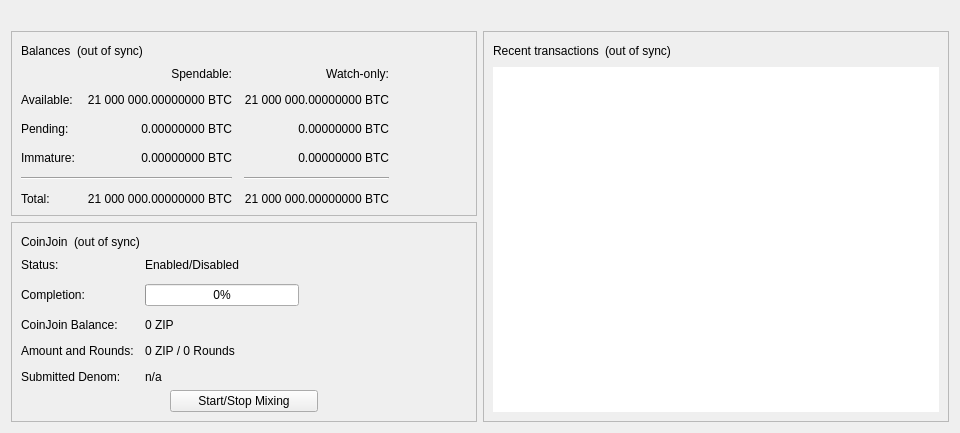
<?xml version="1.0" encoding="UTF-8"?>
<ui version="4.0">
 <class>OverviewPage</class>
 <widget class="QWidget" name="OverviewPage">
  <property name="geometry">
   <rect>
    <x>0</x>
    <y>0</y>
    <width>798</width>
    <height>318</height>
   </rect>
  </property>
  <property name="minimumSize">
   <size>
    <width>960</width>
    <height>0</height>
   </size>
  </property>
  <property name="windowTitle">
   <string>Form</string>
  </property>
  <layout class="QVBoxLayout" name="topLayout">
   <item>
    <widget class="QLabel" name="labelAlerts">
     <property name="visible">
      <bool>false</bool>
     </property>
     <property name="wordWrap">
      <bool>true</bool>
     </property>
     <property name="margin">
      <number>3</number>
     </property>
     <property name="textInteractionFlags">
      <set>Qt::TextSelectableByMouse</set>
     </property>
    </widget>
   </item>
   <item>
    <layout class="QHBoxLayout" name="horizontalLayout" stretch="0,0">
     <item>
      <layout class="QVBoxLayout" name="verticalLayout_2">
       <item>
        <widget class="QFrame" name="frame">
         <property name="frameShape">
          <enum>QFrame::StyledPanel</enum>
         </property>
         <property name="frameShadow">
          <enum>QFrame::Raised</enum>
         </property>
         <layout class="QVBoxLayout" name="verticalLayout_4">
          <item>
           <layout class="QHBoxLayout" name="horizontalLayout_4">
            <item>
             <widget class="QLabel" name="label_5">
              <property name="text">
               <string>Balances</string>
              </property>
             </widget>
            </item>
            <item>
             <widget class="QLabel" name="labelWalletStatus">
              <property name="toolTip">
               <string>The displayed information may be out of date. Your wallet automatically synchronizes with the Zip network after a connection is established, but this process has not completed yet.</string>
              </property>
              <property name="text">
               <string notr="true">(out of sync)</string>
              </property>
              <property name="alignment">
               <set>Qt::AlignLeading|Qt::AlignLeft|Qt::AlignVCenter</set>
              </property>
             </widget>
            </item>
            <item>
             <spacer name="horizontalSpacer_3">
              <property name="orientation">
               <enum>Qt::Horizontal</enum>
              </property>
              <property name="sizeHint" stdset="0">
               <size>
                <width>40</width>
                <height>20</height>
               </size>
              </property>
             </spacer>
            </item>
           </layout>
          </item>
          <item>
           <layout class="QGridLayout" name="gridLayout">
            <property name="spacing">
             <number>12</number>
            </property>
            <item row="2" column="2">
             <widget class="QLabel" name="labelWatchPending">
              <property name="cursor">
               <cursorShape>IBeamCursor</cursorShape>
              </property>
              <property name="toolTip">
               <string>Unconfirmed transactions to watch-only addresses</string>
              </property>
              <property name="text">
               <string notr="true">0.00000000 BTC</string>
              </property>
              <property name="alignment">
               <set>Qt::AlignRight|Qt::AlignTrailing|Qt::AlignVCenter</set>
              </property>
              <property name="textInteractionFlags">
               <set>Qt::LinksAccessibleByMouse|Qt::TextSelectableByKeyboard|Qt::TextSelectableByMouse</set>
              </property>
             </widget>
            </item>
            <item row="2" column="1">
             <widget class="QLabel" name="labelUnconfirmed">
              <property name="cursor">
               <cursorShape>IBeamCursor</cursorShape>
              </property>
              <property name="toolTip">
               <string>Total of transactions that have yet to be confirmed, and do not yet count toward the spendable balance</string>
              </property>
              <property name="text">
               <string notr="true">0.00000000 BTC</string>
              </property>
              <property name="alignment">
               <set>Qt::AlignRight|Qt::AlignTrailing|Qt::AlignVCenter</set>
              </property>
              <property name="textInteractionFlags">
               <set>Qt::LinksAccessibleByMouse|Qt::TextSelectableByKeyboard|Qt::TextSelectableByMouse</set>
              </property>
             </widget>
            </item>
            <item row="3" column="2">
             <widget class="QLabel" name="labelWatchImmature">
              <property name="cursor">
               <cursorShape>IBeamCursor</cursorShape>
              </property>
              <property name="toolTip">
               <string>Mined balance in watch-only addresses that has not yet matured</string>
              </property>
              <property name="text">
               <string notr="true">0.00000000 BTC</string>
              </property>
              <property name="alignment">
               <set>Qt::AlignRight|Qt::AlignTrailing|Qt::AlignVCenter</set>
              </property>
              <property name="textInteractionFlags">
               <set>Qt::LinksAccessibleByMouse|Qt::TextSelectableByKeyboard|Qt::TextSelectableByMouse</set>
              </property>
             </widget>
            </item>
            <item row="4" column="0" colspan="2">
             <widget class="Line" name="lineSpendableBalance">
              <property name="orientation">
               <enum>Qt::Horizontal</enum>
              </property>
             </widget>
            </item>
            <item row="4" column="2">
             <widget class="Line" name="lineWatchBalance">
              <property name="sizePolicy">
               <sizepolicy hsizetype="Preferred" vsizetype="Fixed">
                <horstretch>0</horstretch>
                <verstretch>0</verstretch>
               </sizepolicy>
              </property>
              <property name="minimumSize">
               <size>
                <width>140</width>
                <height>0</height>
               </size>
              </property>
              <property name="orientation">
               <enum>Qt::Horizontal</enum>
              </property>
             </widget>
            </item>
            <item row="5" column="0">
             <widget class="QLabel" name="labelTotalText">
              <property name="text">
               <string>Total:</string>
              </property>
             </widget>
            </item>
            <item row="3" column="1">
             <widget class="QLabel" name="labelImmature">
              <property name="cursor">
               <cursorShape>IBeamCursor</cursorShape>
              </property>
              <property name="toolTip">
               <string>Mined balance that has not yet matured</string>
              </property>
              <property name="text">
               <string notr="true">0.00000000 BTC</string>
              </property>
              <property name="alignment">
               <set>Qt::AlignRight|Qt::AlignTrailing|Qt::AlignVCenter</set>
              </property>
              <property name="textInteractionFlags">
               <set>Qt::LinksAccessibleByMouse|Qt::TextSelectableByKeyboard|Qt::TextSelectableByMouse</set>
              </property>
             </widget>
            </item>
            <item row="2" column="3">
             <spacer name="horizontalSpacer_2">
              <property name="orientation">
               <enum>Qt::Horizontal</enum>
              </property>
              <property name="sizeHint" stdset="0">
               <size>
                <width>40</width>
                <height>20</height>
               </size>
              </property>
             </spacer>
            </item>
            <item row="3" column="0">
             <widget class="QLabel" name="labelImmatureText">
              <property name="text">
               <string>Immature:</string>
              </property>
             </widget>
            </item>
            <item row="5" column="1">
             <widget class="QLabel" name="labelTotal">
              <property name="cursor">
               <cursorShape>IBeamCursor</cursorShape>
              </property>
              <property name="toolTip">
               <string>Your current total balance</string>
              </property>
              <property name="text">
               <string notr="true">21 000 000.00000000 BTC</string>
              </property>
              <property name="alignment">
               <set>Qt::AlignRight|Qt::AlignTrailing|Qt::AlignVCenter</set>
              </property>
              <property name="textInteractionFlags">
               <set>Qt::LinksAccessibleByMouse|Qt::TextSelectableByKeyboard|Qt::TextSelectableByMouse</set>
              </property>
             </widget>
            </item>
            <item row="5" column="2">
             <widget class="QLabel" name="labelWatchTotal">
              <property name="cursor">
               <cursorShape>IBeamCursor</cursorShape>
              </property>
              <property name="toolTip">
               <string>Current total balance in watch-only addresses</string>
              </property>
              <property name="text">
               <string notr="true">21 000 000.00000000 BTC</string>
              </property>
              <property name="alignment">
               <set>Qt::AlignRight|Qt::AlignTrailing|Qt::AlignVCenter</set>
              </property>
              <property name="textInteractionFlags">
               <set>Qt::LinksAccessibleByMouse|Qt::TextSelectableByKeyboard|Qt::TextSelectableByMouse</set>
              </property>
             </widget>
            </item>
            <item row="0" column="2">
             <widget class="QLabel" name="labelWatchonly">
              <property name="text">
               <string>Watch-only:</string>
              </property>
              <property name="alignment">
               <set>Qt::AlignRight|Qt::AlignTrailing|Qt::AlignVCenter</set>
              </property>
             </widget>
            </item>
            <item row="1" column="0">
             <widget class="QLabel" name="labelBalanceText">
              <property name="text">
               <string>Available:</string>
              </property>
             </widget>
            </item>
            <item row="1" column="1">
             <widget class="QLabel" name="labelBalance">
              <property name="cursor">
               <cursorShape>IBeamCursor</cursorShape>
              </property>
              <property name="toolTip">
               <string>Your current spendable balance</string>
              </property>
              <property name="text">
               <string notr="true">21 000 000.00000000 BTC</string>
              </property>
              <property name="alignment">
               <set>Qt::AlignRight|Qt::AlignTrailing|Qt::AlignVCenter</set>
              </property>
              <property name="textInteractionFlags">
               <set>Qt::LinksAccessibleByMouse|Qt::TextSelectableByKeyboard|Qt::TextSelectableByMouse</set>
              </property>
             </widget>
            </item>
            <item row="1" column="2">
             <widget class="QLabel" name="labelWatchAvailable">
              <property name="cursor">
               <cursorShape>IBeamCursor</cursorShape>
              </property>
              <property name="toolTip">
               <string>Your current balance in watch-only addresses</string>
              </property>
              <property name="text">
               <string notr="true">21 000 000.00000000 BTC</string>
              </property>
              <property name="alignment">
               <set>Qt::AlignRight|Qt::AlignTrailing|Qt::AlignVCenter</set>
              </property>
              <property name="textInteractionFlags">
               <set>Qt::LinksAccessibleByMouse|Qt::TextSelectableByKeyboard|Qt::TextSelectableByMouse</set>
              </property>
             </widget>
            </item>
            <item row="2" column="0">
             <widget class="QLabel" name="labelPendingText">
              <property name="text">
               <string>Pending:</string>
              </property>
             </widget>
            </item>
            <item row="0" column="1">
             <widget class="QLabel" name="labelSpendable">
              <property name="text">
               <string>Spendable:</string>
              </property>
              <property name="alignment">
               <set>Qt::AlignRight|Qt::AlignTrailing|Qt::AlignVCenter</set>
              </property>
             </widget>
            </item>
           </layout>
          </item>
         </layout>
        </widget>
       </item>
       <item>
        <widget class="QFrame" name="frameCoinJoin">
         <property name="layoutDirection">
          <enum>Qt::LeftToRight</enum>
         </property>
         <property name="frameShape">
          <enum>QFrame::StyledPanel</enum>
         </property>
         <property name="frameShadow">
          <enum>QFrame::Raised</enum>
         </property>
         <layout class="QVBoxLayout" name="VerticalLayout_PS1">
          <item>
           <layout class="QHBoxLayout" name="horizontalLayout_5">
            <item>
             <widget class="QLabel" name="labelCoinJoinHeader">
              <property name="text">
               <string notr="true">CoinJoin</string>
              </property>
             </widget>
            </item>
            <item>
             <widget class="QLabel" name="labelCoinJoinSyncStatus">
              <property name="toolTip">
               <string>The displayed information may be out of date. Your wallet automatically synchronizes with the Zip network after a connection is established, but this process has not completed yet.</string>
              </property>
              <property name="text">
               <string notr="true">(out of sync)</string>
              </property>
              <property name="alignment">
               <set>Qt::AlignLeading|Qt::AlignLeft|Qt::AlignVCenter</set>
              </property>
             </widget>
            </item>
            <item>
             <spacer name="horizontalSpacer_4">
              <property name="orientation">
               <enum>Qt::Horizontal</enum>
              </property>
              <property name="sizeHint" stdset="0">
               <size>
                <width>40</width>
                <height>20</height>
               </size>
              </property>
             </spacer>
            </item>
           </layout>
          </item>
          <item>
           <layout class="QFormLayout" name="coinJoinFormLayout">
            <property name="fieldGrowthPolicy">
             <enum>QFormLayout::AllNonFixedFieldsGrow</enum>
            </property>
            <property name="horizontalSpacing">
             <number>11</number>
            </property>
            <property name="verticalSpacing">
             <number>12</number>
            </property>
            <item row="0" column="0">
             <widget class="QLabel" name="labelCoinJoinEnabledText">
              <property name="text">
               <string>Status:</string>
              </property>
             </widget>
            </item>
            <item row="0" column="1">
             <widget class="QLabel" name="labelCoinJoinEnabled">
              <property name="text">
               <string>Enabled/Disabled</string>
              </property>
             </widget>
            </item>
            <item row="1" column="0">
             <widget class="QLabel" name="labelCompletitionText">
              <property name="text">
               <string>Completion:</string>
              </property>
             </widget>
            </item>
            <item row="1" column="1">
             <widget class="QProgressBar" name="coinJoinProgress">
              <property name="maximumSize">
               <size>
                <width>154</width>
                <height>16777215</height>
               </size>
              </property>
              <property name="value">
               <number>0</number>
              </property>
             </widget>
            </item>
            <item row="2" column="0">
             <widget class="QLabel" name="labelAnonymizedText">
              <property name="text">
               <string notr="true">CoinJoin Balance:</string>
              </property>
             </widget>
            </item>
            <item row="2" column="1">
             <widget class="QLabel" name="labelAnonymized">
              <property name="text">
               <string notr="true">0 ZIP</string>
              </property>
             </widget>
            </item>
            <item row="3" column="0">
             <widget class="QLabel" name="labelAmountAndRoundsText">
              <property name="text">
               <string>Amount and Rounds:</string>
              </property>
             </widget>
            </item>
            <item row="3" column="1">
             <widget class="QLabel" name="labelAmountRounds">
              <property name="text">
               <string>0 ZIP / 0 Rounds</string>
              </property>
             </widget>
            </item>
            <item row="4" column="0">
             <widget class="QLabel" name="labelSubmittedDenomText">
              <property name="text">
               <string>Submitted Denom:</string>
              </property>
             </widget>
            </item>
            <item row="4" column="1">
             <widget class="QLabel" name="labelSubmittedDenom">
              <property name="toolTip">
               <string>The denominations you submitted to the Masternode.&lt;br&gt;To mix, other users must submit the exact same denominations.</string>
              </property>
              <property name="text">
               <string>n/a</string>
              </property>
              <property name="wordWrap">
               <bool>true</bool>
              </property>
             </widget>
            </item>
           </layout>
          </item>
          <item>
           <layout class="QVBoxLayout" name="VerticalLayout_PS">
            <item>
             <layout class="QHBoxLayout" name="horizontalLayout_3">
              <property name="topMargin">
               <number>0</number>
              </property>
              <item>
               <spacer name="horizontalSpacer_5">
                <property name="orientation">
                 <enum>Qt::Horizontal</enum>
                </property>
                <property name="sizeHint" stdset="0">
                 <size>
                  <width>40</width>
                  <height>20</height>
                 </size>
                </property>
               </spacer>
              </item>
              <item>
               <widget class="QPushButton" name="toggleCoinJoin">
                <property name="sizePolicy">
                 <sizepolicy hsizetype="MinimumExpanding" vsizetype="Fixed">
                  <horstretch>0</horstretch>
                  <verstretch>0</verstretch>
                 </sizepolicy>
                </property>
                <property name="text">
                 <string>Start/Stop Mixing</string>
                </property>
               </widget>
              </item>
              <item>
               <spacer name="horizontalSpacer_6">
                <property name="orientation">
                 <enum>Qt::Horizontal</enum>
                </property>
                <property name="sizeHint" stdset="0">
                 <size>
                  <width>40</width>
                  <height>20</height>
                 </size>
                </property>
               </spacer>
              </item>
             </layout>
            </item>
            <item>
             <spacer name="verticalSpacer_3">
              <property name="orientation">
               <enum>Qt::Vertical</enum>
              </property>
              <property name="sizeHint" stdset="0">
               <size>
                <width>20</width>
                <height>40</height>
               </size>
              </property>
             </spacer>
            </item>
           </layout>
          </item>
         </layout>
        </widget>
       </item>
       <item>
        <spacer name="verticalSpacer">
         <property name="orientation">
          <enum>Qt::Vertical</enum>
         </property>
         <property name="sizeHint" stdset="0">
          <size>
           <width>20</width>
           <height>40</height>
          </size>
         </property>
        </spacer>
       </item>
      </layout>
     </item>
     <item>
      <layout class="QVBoxLayout" name="verticalLayout_3">
       <item>
        <widget class="QFrame" name="frame_2">
         <property name="frameShape">
          <enum>QFrame::StyledPanel</enum>
         </property>
         <property name="frameShadow">
          <enum>QFrame::Raised</enum>
         </property>
         <layout class="QVBoxLayout" name="verticalLayout">
          <item>
           <layout class="QHBoxLayout" name="horizontalLayout_2">
            <item>
             <widget class="QLabel" name="label_4">
              <property name="text">
               <string>Recent transactions</string>
              </property>
             </widget>
            </item>
            <item>
             <widget class="QLabel" name="labelTransactionsStatus">
              <property name="toolTip">
               <string>The displayed information may be out of date. Your wallet automatically synchronizes with the Zip network after a connection is established, but this process has not completed yet.</string>
              </property>
              <property name="text">
               <string notr="true">(out of sync)</string>
              </property>
              <property name="alignment">
               <set>Qt::AlignLeading|Qt::AlignLeft|Qt::AlignVCenter</set>
              </property>
             </widget>
            </item>
            <item>
             <spacer name="horizontalSpacer">
              <property name="orientation">
               <enum>Qt::Horizontal</enum>
              </property>
              <property name="sizeHint" stdset="0">
               <size>
                <width>40</width>
                <height>20</height>
               </size>
              </property>
             </spacer>
            </item>
           </layout>
          </item>
          <item>
           <widget class="QListView" name="listTransactions">
            <property name="frameShape">
             <enum>QFrame::NoFrame</enum>
            </property>
            <property name="verticalScrollBarPolicy">
             <enum>Qt::ScrollBarAlwaysOff</enum>
            </property>
            <property name="horizontalScrollBarPolicy">
             <enum>Qt::ScrollBarAlwaysOff</enum>
            </property>
            <property name="selectionMode">
             <enum>QAbstractItemView::NoSelection</enum>
            </property>
           </widget>
          </item>
         </layout>
        </widget>
       </item>
      </layout>
     </item>
    </layout>
   </item>
  </layout>
 </widget>
 <resources/>
 <connections/>
</ui>
